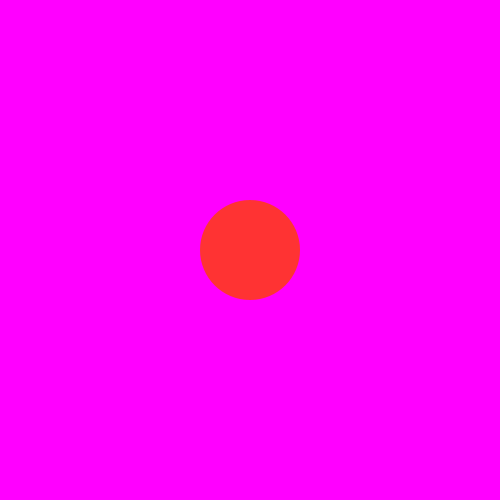
Frame 1 (no input)
Frame 60 (the mouse pressed at the canvas centre just before this capture): identical to frame 1, image omitted
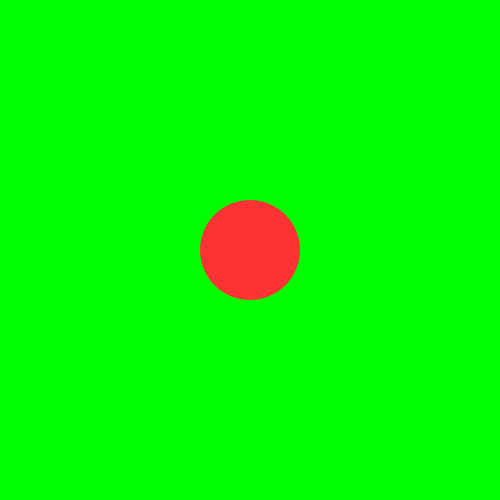
Frame 120 (the mouse held since frame 60 and released just before this capture)

The Processing sketch that drew these frames (run headless with seeded random() and noise(); from frame 60 on, the mouse is pressed at the canvas centre):

// Processing sketch: egszeru_lampa
// ── egszeru_lampa.pde
int x; 
int y;
int sugar =100;
void setup() {
  size(500, 500);
  background(#ff0000);
  x=250;
  y=250;
}

void draw() {
  background(#ff00ff);
      noStroke();

    if (abs(x-mouseX)<sugar && abs(y-mouseY)<sugar) {
        background(#00ff00);
      } 
        fill(#ff3333);

   ellipse( x, y, sugar, sugar);  
     
   
}
